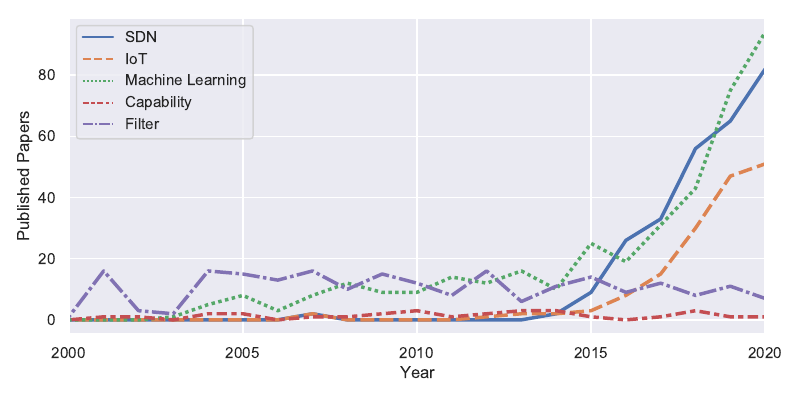

Generate this figure with Python:
import pandas as pd
import seaborn as sns
import matplotlib.pyplot as plt

df = None

sdn = ['sdn', 'defined']
iot = ['iot', 'thing', 'things', 'home']
ai = ['neural', 'learning', 'machine', 'artificial', 'intelligence', 'deep']
capability = ['capability', 'tva', 'capabilities', 'siff']
filter = ['filter', 'ingress', 'filtering', 'filters']

def collect_data():
    years = list()
    columns = ['SDN', 'IoT', 'Machine Learning', 'Capability', 'Filter']
    values = list()
    raw = pd.read_csv("step-2-word-count.csv")
    for i in range(1990, 2020):
      temp = list()
      years.append(i+1)
      temp.append(raw[(raw['year']==i) & (raw['word'].isin(sdn))]['count'].sum())
      temp.append(raw[(raw['year']==i) & (raw['word'].isin(iot))]['count'].sum())
      temp.append(raw[(raw['year']==i) & (raw['word'].isin(ai))]['count'].sum())
      temp.append(raw[(raw['year']==i) & (raw['word'].isin(capability))]['count'].sum())
      temp.append(raw[(raw['year']==i) & (raw['word'].isin(filter))]['count'].sum())
      values.append(temp)
    global df
    df = pd.DataFrame(values, years, columns=columns)
    print(df.head)


if __name__ == "__main__":
    collect_data()
    print(df)
    sns.set_theme(style="darkgrid")
    fig, ax = plt.subplots(figsize=(8, 4))
    sns.lineplot(data=df, linewidth=2.5, ax=ax)
    ax.locator_params(integer=True)
    ax.set_xlim(2000, 2020)
    ax.set_ylabel('Published Papers')
    ax.set_xlabel('Year')
    plt.tight_layout()
    # plt.show()
    fig.savefig("step-3-1-key-words.pdf")
